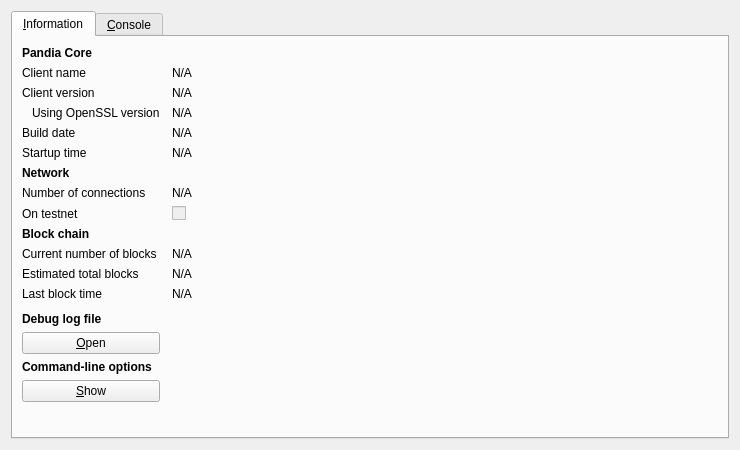
<?xml version="1.0" encoding="UTF-8"?>
<ui version="4.0">
 <class>RPCConsole</class>
 <widget class="QDialog" name="RPCConsole">
  <property name="geometry">
   <rect>
    <x>0</x>
    <y>0</y>
    <width>740</width>
    <height>450</height>
   </rect>
  </property>
  <property name="windowTitle">
   <string>Pandia - Debug window</string>
  </property>
  <layout class="QVBoxLayout" name="verticalLayout_2">
   <item>
    <widget class="QTabWidget" name="tabWidget">
     <property name="currentIndex">
      <number>0</number>
     </property>
     <widget class="QWidget" name="tab_info">
      <attribute name="title">
       <string>&amp;Information</string>
      </attribute>
      <layout class="QGridLayout" name="gridLayout" columnstretch="0,1">
       <property name="horizontalSpacing">
        <number>12</number>
       </property>
       <item row="0" column="0">
        <widget class="QLabel" name="label_9">
         <property name="font">
          <font>
           <weight>75</weight>
           <bold>true</bold>
          </font>
         </property>
         <property name="text">
          <string>Pandia Core</string>
         </property>
        </widget>
       </item>
       <item row="1" column="0">
        <widget class="QLabel" name="label_5">
         <property name="text">
          <string>Client name</string>
         </property>
        </widget>
       </item>
       <item row="1" column="1">
        <widget class="QLabel" name="clientName">
         <property name="cursor">
          <cursorShape>IBeamCursor</cursorShape>
         </property>
         <property name="text">
          <string>N/A</string>
         </property>
         <property name="textFormat">
          <enum>Qt::PlainText</enum>
         </property>
         <property name="textInteractionFlags">
          <set>Qt::LinksAccessibleByMouse|Qt::TextSelectableByKeyboard|Qt::TextSelectableByMouse</set>
         </property>
        </widget>
       </item>
       <item row="2" column="0">
        <widget class="QLabel" name="label_6">
         <property name="text">
          <string>Client version</string>
         </property>
        </widget>
       </item>
       <item row="2" column="1">
        <widget class="QLabel" name="clientVersion">
         <property name="cursor">
          <cursorShape>IBeamCursor</cursorShape>
         </property>
         <property name="text">
          <string>N/A</string>
         </property>
         <property name="textFormat">
          <enum>Qt::PlainText</enum>
         </property>
         <property name="textInteractionFlags">
          <set>Qt::LinksAccessibleByMouse|Qt::TextSelectableByKeyboard|Qt::TextSelectableByMouse</set>
         </property>
        </widget>
       </item>
       <item row="3" column="0">
        <widget class="QLabel" name="label_14">
         <property name="text">
          <string>Using OpenSSL version</string>
         </property>
         <property name="indent">
          <number>10</number>
         </property>
        </widget>
       </item>
       <item row="3" column="1">
        <widget class="QLabel" name="openSSLVersion">
         <property name="cursor">
          <cursorShape>IBeamCursor</cursorShape>
         </property>
         <property name="text">
          <string>N/A</string>
         </property>
         <property name="textFormat">
          <enum>Qt::PlainText</enum>
         </property>
         <property name="textInteractionFlags">
          <set>Qt::LinksAccessibleByMouse|Qt::TextSelectableByKeyboard|Qt::TextSelectableByMouse</set>
         </property>
        </widget>
       </item>
       <item row="4" column="0">
        <widget class="QLabel" name="label_12">
         <property name="text">
          <string>Build date</string>
         </property>
        </widget>
       </item>
       <item row="4" column="1">
        <widget class="QLabel" name="buildDate">
         <property name="cursor">
          <cursorShape>IBeamCursor</cursorShape>
         </property>
         <property name="text">
          <string>N/A</string>
         </property>
         <property name="textFormat">
          <enum>Qt::PlainText</enum>
         </property>
         <property name="textInteractionFlags">
          <set>Qt::LinksAccessibleByMouse|Qt::TextSelectableByKeyboard|Qt::TextSelectableByMouse</set>
         </property>
        </widget>
       </item>
       <item row="5" column="0">
        <widget class="QLabel" name="label_13">
         <property name="text">
          <string>Startup time</string>
         </property>
        </widget>
       </item>
       <item row="5" column="1">
        <widget class="QLabel" name="startupTime">
         <property name="cursor">
          <cursorShape>IBeamCursor</cursorShape>
         </property>
         <property name="text">
          <string>N/A</string>
         </property>
         <property name="textFormat">
          <enum>Qt::PlainText</enum>
         </property>
         <property name="textInteractionFlags">
          <set>Qt::LinksAccessibleByMouse|Qt::TextSelectableByKeyboard|Qt::TextSelectableByMouse</set>
         </property>
        </widget>
       </item>
       <item row="6" column="0">
        <widget class="QLabel" name="label_11">
         <property name="font">
          <font>
           <weight>75</weight>
           <bold>true</bold>
          </font>
         </property>
         <property name="text">
          <string>Network</string>
         </property>
        </widget>
       </item>
       <item row="7" column="0">
        <widget class="QLabel" name="label_7">
         <property name="text">
          <string>Number of connections</string>
         </property>
        </widget>
       </item>
       <item row="7" column="1">
        <widget class="QLabel" name="numberOfConnections">
         <property name="cursor">
          <cursorShape>IBeamCursor</cursorShape>
         </property>
         <property name="text">
          <string>N/A</string>
         </property>
         <property name="textFormat">
          <enum>Qt::PlainText</enum>
         </property>
         <property name="textInteractionFlags">
          <set>Qt::LinksAccessibleByMouse|Qt::TextSelectableByKeyboard|Qt::TextSelectableByMouse</set>
         </property>
        </widget>
       </item>
       <item row="8" column="0">
        <widget class="QLabel" name="label_8">
         <property name="text">
          <string>On testnet</string>
         </property>
        </widget>
       </item>
       <item row="8" column="1">
        <widget class="QCheckBox" name="isTestNet">
         <property name="enabled">
          <bool>false</bool>
         </property>
         <property name="text">
          <string/>
         </property>
        </widget>
       </item>
       <item row="9" column="0">
        <widget class="QLabel" name="label_10">
         <property name="font">
          <font>
           <weight>75</weight>
           <bold>true</bold>
          </font>
         </property>
         <property name="text">
          <string>Block chain</string>
         </property>
        </widget>
       </item>
       <item row="10" column="0">
        <widget class="QLabel" name="label_3">
         <property name="text">
          <string>Current number of blocks</string>
         </property>
        </widget>
       </item>
       <item row="10" column="1">
        <widget class="QLabel" name="numberOfBlocks">
         <property name="cursor">
          <cursorShape>IBeamCursor</cursorShape>
         </property>
         <property name="text">
          <string>N/A</string>
         </property>
         <property name="textFormat">
          <enum>Qt::PlainText</enum>
         </property>
         <property name="textInteractionFlags">
          <set>Qt::LinksAccessibleByMouse|Qt::TextSelectableByKeyboard|Qt::TextSelectableByMouse</set>
         </property>
        </widget>
       </item>
       <item row="11" column="0">
        <widget class="QLabel" name="label_4">
         <property name="text">
          <string>Estimated total blocks</string>
         </property>
        </widget>
       </item>
       <item row="11" column="1">
        <widget class="QLabel" name="totalBlocks">
         <property name="cursor">
          <cursorShape>IBeamCursor</cursorShape>
         </property>
         <property name="text">
          <string>N/A</string>
         </property>
         <property name="textFormat">
          <enum>Qt::PlainText</enum>
         </property>
         <property name="textInteractionFlags">
          <set>Qt::LinksAccessibleByMouse|Qt::TextSelectableByKeyboard|Qt::TextSelectableByMouse</set>
         </property>
        </widget>
       </item>
       <item row="12" column="0">
        <widget class="QLabel" name="label_2">
         <property name="text">
          <string>Last block time</string>
         </property>
        </widget>
       </item>
       <item row="12" column="1">
        <widget class="QLabel" name="lastBlockTime">
         <property name="cursor">
          <cursorShape>IBeamCursor</cursorShape>
         </property>
         <property name="text">
          <string>N/A</string>
         </property>
         <property name="textFormat">
          <enum>Qt::PlainText</enum>
         </property>
         <property name="textInteractionFlags">
          <set>Qt::LinksAccessibleByMouse|Qt::TextSelectableByKeyboard|Qt::TextSelectableByMouse</set>
         </property>
        </widget>
       </item>
       <item row="13" column="0">
        <spacer name="verticalSpacer_2">
         <property name="orientation">
          <enum>Qt::Vertical</enum>
         </property>
         <property name="sizeHint" stdset="0">
          <size>
           <width>20</width>
           <height>20</height>
          </size>
         </property>
        </spacer>
       </item>
       <item row="14" column="0">
        <widget class="QLabel" name="labelDebugLogfile">
         <property name="font">
          <font>
           <weight>75</weight>
           <bold>true</bold>
          </font>
         </property>
         <property name="text">
          <string>Debug log file</string>
         </property>
        </widget>
       </item>
       <item row="15" column="0">
        <widget class="QPushButton" name="openDebugLogfileButton">
         <property name="toolTip">
          <string>Open the Pandia debug log file from the current data directory. This can take a few seconds for large log files.</string>
         </property>
         <property name="text">
          <string>&amp;Open</string>
         </property>
         <property name="autoDefault">
          <bool>false</bool>
         </property>
        </widget>
       </item>
       <item row="16" column="0">
        <widget class="QLabel" name="labelCLOptions">
         <property name="font">
          <font>
           <weight>75</weight>
           <bold>true</bold>
          </font>
         </property>
         <property name="text">
          <string>Command-line options</string>
         </property>
        </widget>
       </item>
       <item row="17" column="0">
        <widget class="QPushButton" name="showCLOptionsButton">
         <property name="toolTip">
          <string>Show the Pandia-Qt help message to get a list with possible Pandia command-line options.</string>
         </property>
         <property name="text">
          <string>&amp;Show</string>
         </property>
         <property name="autoDefault">
          <bool>false</bool>
         </property>
        </widget>
       </item>
       <item row="18" column="0">
        <spacer name="verticalSpacer">
         <property name="orientation">
          <enum>Qt::Vertical</enum>
         </property>
         <property name="sizeHint" stdset="0">
          <size>
           <width>20</width>
           <height>40</height>
          </size>
         </property>
        </spacer>
       </item>
      </layout>
     </widget>
     <widget class="QWidget" name="tab_console">
      <attribute name="title">
       <string>&amp;Console</string>
      </attribute>
      <layout class="QVBoxLayout" name="verticalLayout_3">
       <property name="spacing">
        <number>3</number>
       </property>
       <item>
        <widget class="QTextEdit" name="messagesWidget">
         <property name="minimumSize">
          <size>
           <width>0</width>
           <height>100</height>
          </size>
         </property>
         <property name="readOnly">
          <bool>true</bool>
         </property>
         <property name="tabKeyNavigation" stdset="0">
          <bool>false</bool>
         </property>
         <property name="columnCount" stdset="0">
          <number>2</number>
         </property>
        </widget>
       </item>
       <item>
        <layout class="QHBoxLayout" name="horizontalLayout">
         <property name="spacing">
          <number>3</number>
         </property>
         <item>
          <widget class="QLabel" name="label">
           <property name="text">
            <string notr="true">&gt;</string>
           </property>
          </widget>
         </item>
         <item>
          <widget class="QLineEdit" name="lineEdit"/>
         </item>
         <item>
          <widget class="QPushButton" name="clearButton">
           <property name="maximumSize">
            <size>
             <width>24</width>
             <height>24</height>
            </size>
           </property>
           <property name="toolTip">
            <string>Clear console</string>
           </property>
           <property name="text">
            <string/>
           </property>
           <property name="icon">
            <iconset resource="../bitcoin.qrc">
             <normaloff>:/icons/remove</normaloff>:/icons/remove</iconset>
           </property>
           <property name="shortcut">
            <string notr="true">Ctrl+L</string>
           </property>
           <property name="autoDefault">
            <bool>false</bool>
           </property>
          </widget>
         </item>
        </layout>
       </item>
      </layout>
     </widget>
    </widget>
   </item>
  </layout>
 </widget>
 <resources>
  <include location="../bitcoin.qrc"/>
 </resources>
 <connections/>
</ui>
